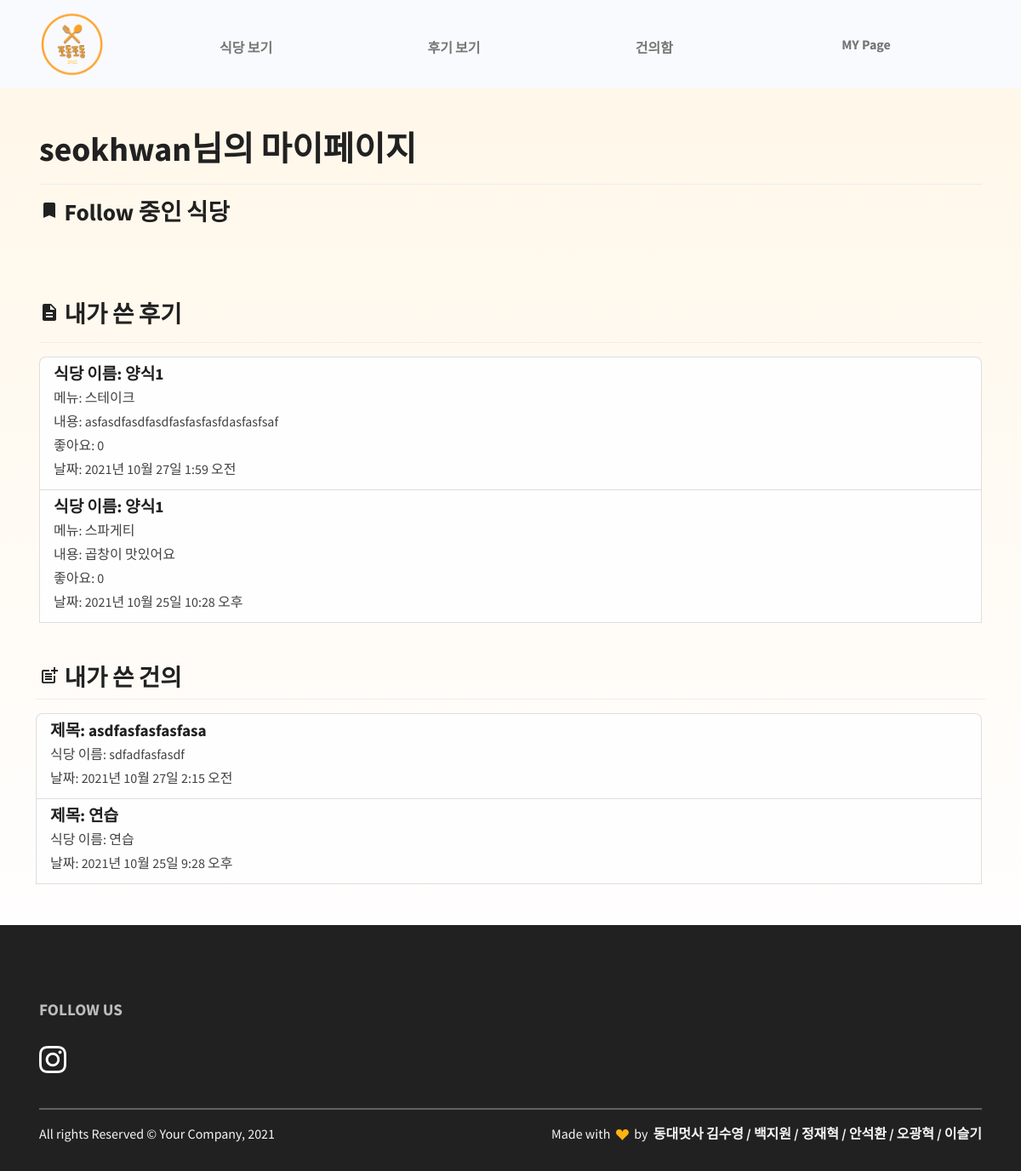
Page /users/8/mypage/ (signed in) on the earlier database version.
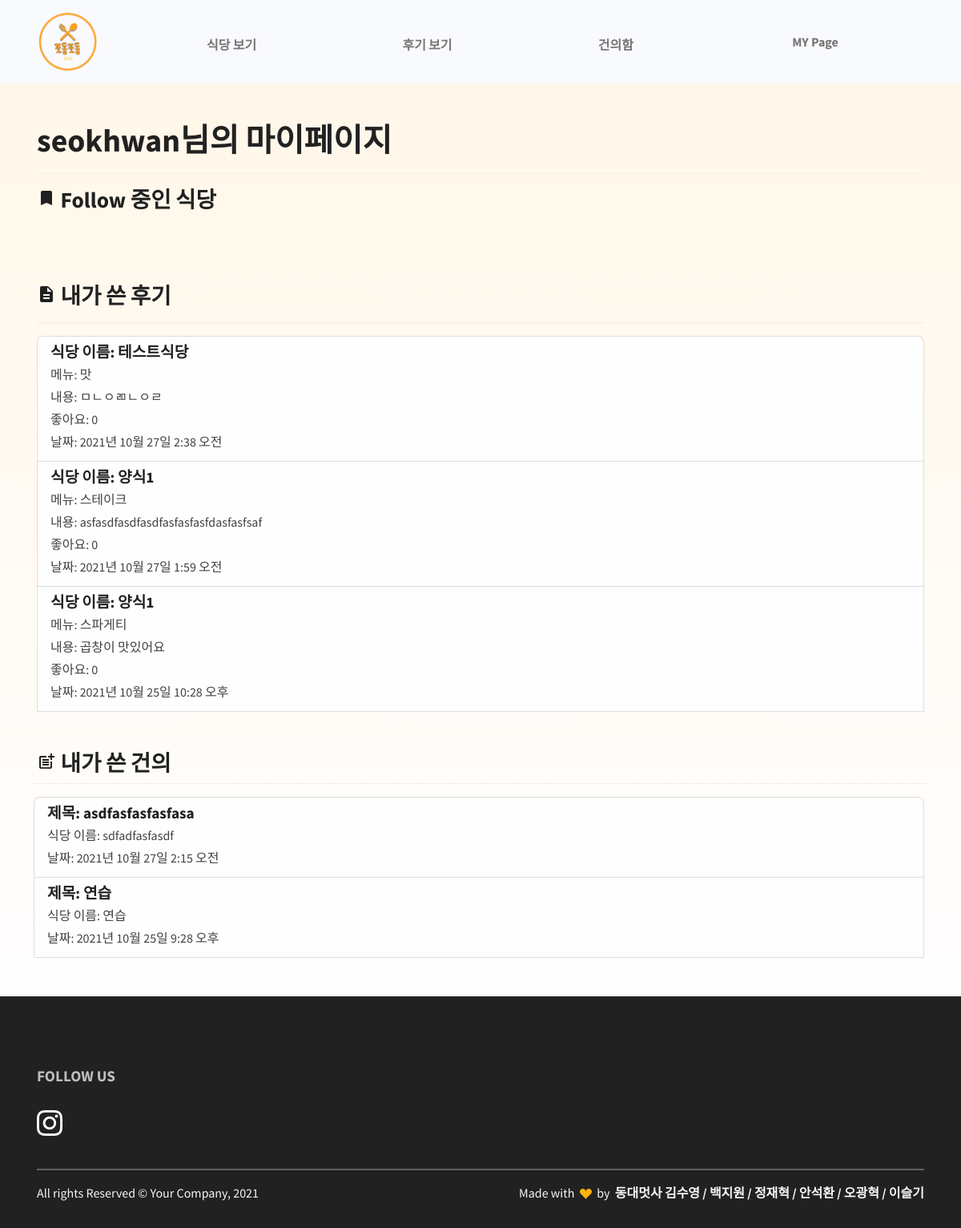
Same page on the later database version.
### restaurant/models.py (models this page shows, shortened)
class Comment(models.Model):
    id = models.AutoField(primary_key=True)
    restaurant = models.ForeignKey(Restaurant, on_delete=models.CASCADE)
    menu = models.ForeignKey(FoodMenu, on_delete=models.CASCADE)
    content = models.TextField()
    thumbnail = models.ImageField(upload_to='comment/', blank=True)
    created_at = models.DateTimeField(auto_now_add=True)
    like_users = models.ManyToManyField(settings.AUTH_USER_MODEL, blank=True, related_name="like_comments")
    hate_users = models.ManyToManyField(settings.AUTH_USER_MODEL, blank=True, related_name="hate_comments")
    user = models.ForeignKey(settings.AUTH_USER_MODEL, on_delete=models.CASCADE, null=True)

class Restaurant(models.Model):
    id = models.AutoField(primary_key=True)
    category = models.ForeignKey(Category, on_delete=models.CASCADE)
    name = models.CharField(max_length=30)
    location = models.CharField(max_length=100, blank=True)
    phone_number = models.CharField(max_length=15, blank=True)
    business_hour = models.CharField(max_length=150, blank=True)
    thumbnail = models.ImageField(upload_to='images/', blank=True)
    follow_users = models.ManyToManyField(settings.AUTH_USER_MODEL, blank=True, related_name="follow_restaurants")

class FoodMenu(models.Model):
    id = models.AutoField(primary_key=True)
    restaurant = models.ForeignKey(Restaurant, on_delete=models.CASCADE)
    name = models.CharField(max_length=20)
    price = models.CharField(max_length=20)
    def __str__(self):
        return self.name

### board/models.py (models this page shows, shortened)
class Board(models.Model):
    id = models.AutoField(primary_key=True)
    title = models.CharField(max_length=2000)
    cafeteria = models.CharField(max_length=2000)
    writer = models.ForeignKey(User, on_delete=models.CASCADE)
    date = models.DateTimeField()
    body = models.TextField()

### users/views.py (the view)
# urls.py: path("<int:id>/mypage/", views.mypage, name="mypage"),
def mypage(request,id):
    user = request.user
    context = {
        'user':user,
        'boards':Board.objects.filter(writer=user).order_by('-date'),
        'comments':Comment.objects.filter(user=user).order_by("-created_at"),
    }
    return render(request, 'users/mypage.html',context)

### users/templates/users/mypage.html (shortened to what this page needs)
{% extends 'base.html' %}
{% load static %}
{% block content %}
<link rel="stylesheet" href="{% static 'css/components/restaurant_search.css'%}">
<section class="py-0 bg-primary-gradient">
    <div class="container">
        <br>
        <h1 style = 'margin-top:8rem;'>{{user.username}}님의 마이페이지</h1><hr>
        <div class = 'row gx-2'>
            <h3><i class = 'material-icons'>bookmark</i> Follow 중인 식당</h3>
            <br><br><br>
            <div class="list-group">
                <br><br>
            </div>
        </div>
        <div>
            <h3><i class = 'material-icons'>description</i> 내가 쓴 후기</h3><hr>
            <div class = 'list-group'>
                {% for comment in comments %}
                <a class="list-group-item list-group-item-action" href = "{% url 'restaurant:restaurant_detail' comment.restaurant.id %}">
                    <div class="d-flex w-100 justify-content-between">
                        <h5 class="mb-1">식당 이름: {{comment.restaurant.name}}</h5><br>
                    </div>
                        <p class="mb-1">메뉴: {{comment.menu}}<br></p>
                        <p class = 'mb-1'>내용: {{comment.content}}<br></p>
                        <p class = 'mb-1'>좋아요: {{comment.like_users.count}}<br></p>
                        <p class = 'mb-1'>날짜: {{comment.created_at}}<br></p>
                </a>
                {% endfor %}
            <br><br>
            </div>
        </div>
        <div class = 'row gx-2'>
            <h3><i class = 'material-icons'>post_add</i> 내가 쓴 건의</h3><hr>
            <div class = 'list-group'>
                {% for board in boards %}
                <a class="list-group-item list-group-item-action" href = "{% url 'board:request_detail' board.id %}">
                    <div class="d-flex w-100 justify-content-between">
                        <h5 class="mb-1">제목: {{board.title}}</h5><br>
                    </div>
                        <p class="mb-1">식당 이름: {{board.cafeteria}}<br></p>
                        <p class = 'mb-1'>날짜: {{board.date}}<br></p>
                </a>
                {% endfor %}
                <br><br>
            </div>
        </div>
    </div>
</section>
{% endblock %}

Differences in the rows shown:
added Comment: restaurant.name "테스트식당", menu "맛", content "ㅁㄴㅇㄻㄴㅇㄹ", like_users.count "0", created_at "2021년 10월 27일 2:38 오전"
